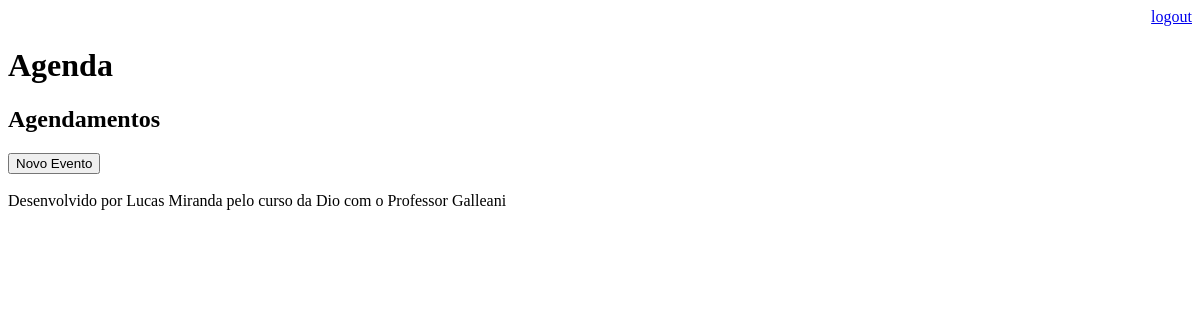
The page /agenda/ (signed in) on the database as committed earlier.
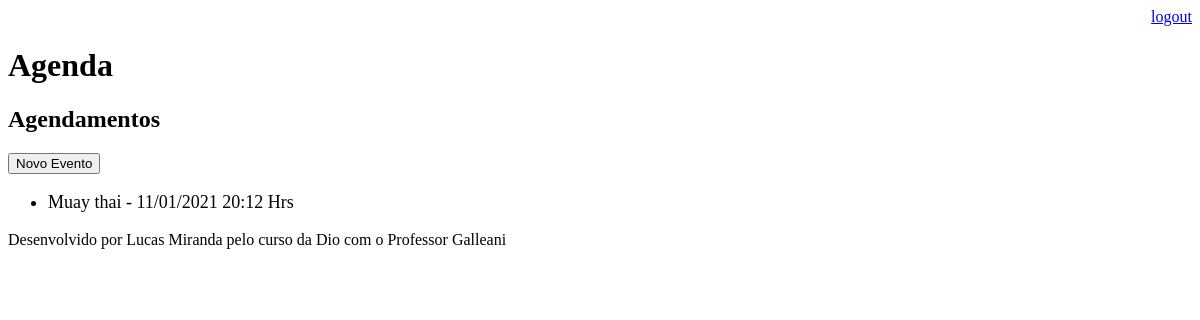
The same page on the database as committed later.
### core/models.py (models this page shows, shortened)
class Evento(models.Model):
	titulo = models.CharField(max_length=100)
	descricao = models.TextField(blank=True, null=True)
	data_evento = models.DateTimeField(verbose_name='Data do Evento')
	data_criacao = models.DateTimeField(auto_now=True)
	usuario =  models.ForeignKey(User, on_delete=models.CASCADE)
	class Meta:
		db_table = 'evento'
	def get_data_evento(self):
		return self.data_evento.strftime('%d/%m/%Y %H:%M Hrs')

### core/views.py (the view)
# urls.py: path('agenda/', views.lista_eventos),
@login_required(login_url='/login/')
def lista_eventos(request):
	usuario = request.user
	evento = Evento.objects.filter(usuario = usuario)
	dados = {'eventos': evento}
	return render(request, 'agenda.html', dados)

### core/templates/agenda.html
{% extends "models-page.html" %}
{% block content %}
    <h2>Agendamentos</h2>
    <a href="evento/">
    	<button type="button">Novo Evento</button>
    </a>
    <ul style="font-size: 18px">
        {% for evento in eventos %}
            <li>{{ evento.titulo }} - {{ evento.get_data_evento }}</li>
        {% endfor %}
    </ul>
{% endblock %}

### core/templates/models-page.html
<!DOCTYPE html>
<html>
<head>
	{%include 'models-header.html'%}
</head>
<body>
	{% block content%} {%endblock%}
	{%include 'models-footer.html'%}
</body>
</html>

### core/templates/models-header.html (shortened to what this page needs)
<div align="right">
    <a href="/logout">logout</a>
</div>
<h1>Agenda</h1>

### core/templates/models-footer.html
<p>Desenvolvido por Lucas Miranda pelo curso da Dio com o Professor Galleani</p>

Rows that differ between the two databases and show on the page:
added Evento: titulo "Muay thai", get_data_evento "11/01/2021 20:12 Hrs"
